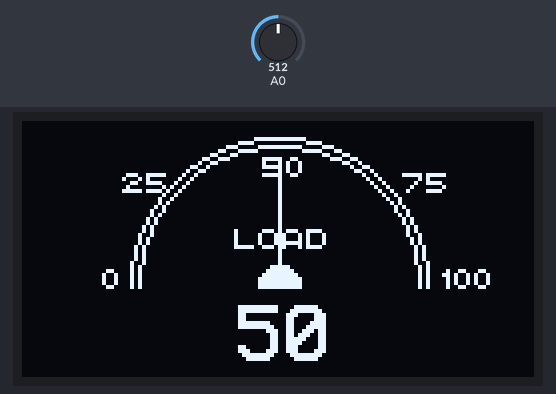
The sketch below on a simulated Arduino Uno, built with avr-gcc and run on an emulated ATmega328P. Shown: 128×64 one-colour display. The inputs (shaded band) are chosen by the test bench; at power-on: A0 = 512.

Above: at 1.2 s.
1.3 s: A0 set to 716
At 2.1 s:
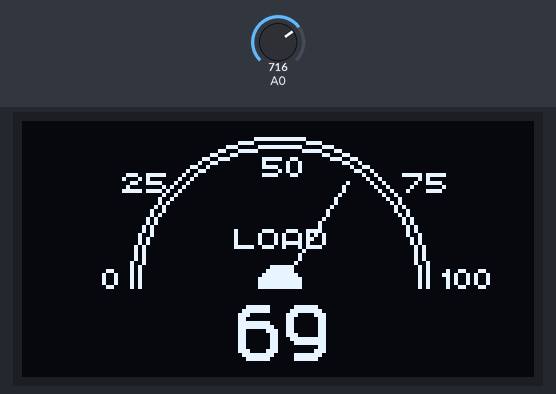
3.1 s: A0 set to 900
At 4.6 s:
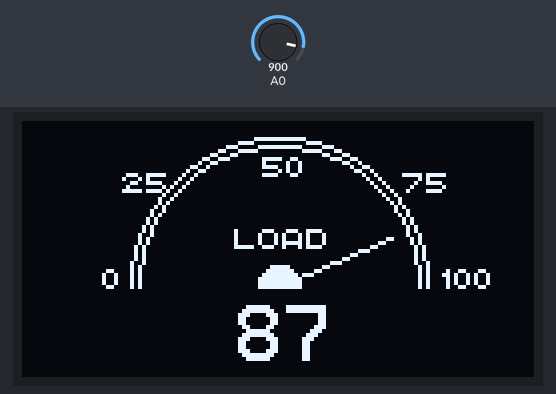
4.9 s: A0 set to 1023
At 6.3 s:
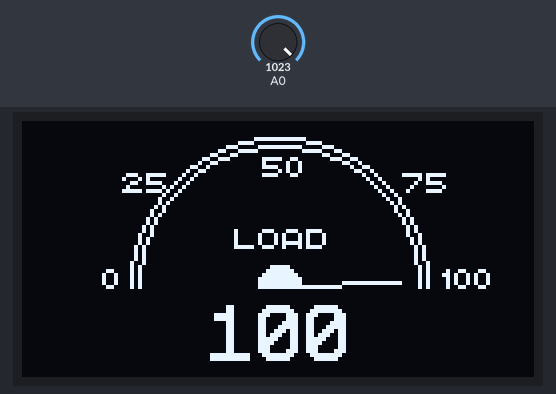
Timing chart, 0 to 7.9 s (numbered marks = the images above; inputs shaded):
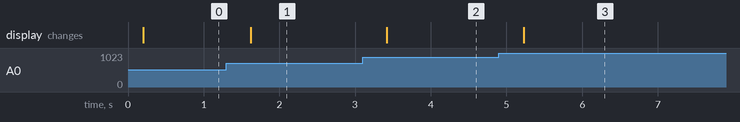

Measured:
- after the input at 1.3 s, the display: changes after 0.32 s (image 1)
- after the input at 3.1 s, the display: changes after 0.32 s (image 2)
- after the input at 4.9 s, the display: changes after 0.33 s (image 3)

The sketch:

code1.ino
```cpp
/*

 Analog gauge v1.02

 - Shows half circle gauge with scale labels

 - Shows digital value, 00 - 100 aligned

 - Shows gauge label

 21/12/2015 - Rudi Imbrechts

 http://arduinows.blogspot.com


*/

#include <U8glib.h>


U8GLIB_SSD1306_128X64 u8g(U8G_I2C_OPT_NONE|U8G_I2C_OPT_DEV_0); // SW SPI Com: SCK = 13, MOSI = 11, CS = 10, A0 = 9, Res = 12

                                                // For OLED display with SH1106 driver. If you use another display,

                                                // then please check the u8glib documentation and website at

                                                // https://github.com/olikraus/u8glib


int xmax=128;                                   // max length x-axis

int ymax=62;                                    // max length y-axis

int xcenter=xmax/2;                             // center of x-axis

int ycenter=ymax/2+10;                          // center of y-axis

int arc=ymax/2;

int angle=0;

char* label[] = {"LOAD","COOLANT","INTAKE", "VOLT"};    // some custom gauge labels

int labelXpos[] = {53, 45, 49, 53};                     // predefined x-position of a gauge label

#define potmeterPin A1                                  // simulate analogue value with potentiometer

int p, w, m,a=10;

u8g_uint_t xx=0;


// ------------------------------------------------- void gauge() ------------------------------------------

void gauge(uint8_t angle) {


  // draw border of the gauge

  u8g.drawCircle(xcenter,ycenter,arc+6, U8G_DRAW_UPPER_RIGHT);

  u8g.drawCircle(xcenter,ycenter,arc+4, U8G_DRAW_UPPER_RIGHT);

  u8g.drawCircle(xcenter,ycenter,arc+6, U8G_DRAW_UPPER_LEFT);

  u8g.drawCircle(xcenter,ycenter,arc+4, U8G_DRAW_UPPER_LEFT);


  // draw the needle

  float x1=sin(2*angle*2*3.14/360);              // needle position

  float y1=cos(2*angle*2*3.14/360);

  u8g.drawLine(xcenter, ycenter, xcenter+arc*x1, ycenter-arc*y1);

  u8g.drawDisc(xcenter, ycenter, 5, U8G_DRAW_UPPER_LEFT);

  u8g.drawDisc(xcenter, ycenter, 5, U8G_DRAW_UPPER_RIGHT);

  u8g.setFont(u8g_font_chikita);


  // show scale labels

  u8g.drawStr( 20, 42, "0");

  u8g.drawStr( 25, 18, "25");

  u8g.drawStr( 60, 14, "50");

  u8g.drawStr( 95, 18, "75");

  u8g.drawStr( 105, 42, "100");


  // show gauge label

  u8g.setPrintPos(labelXpos[0],32);

  u8g.print(label[0]);


  // show digital value and align its position

  u8g.setFont(u8g_font_profont22);

  u8g.setPrintPos(54,60);

  if (w<10){                                    // leading 0 when value less than 10

    u8g.print("0");

  }

  if (w>99) {                                   // position at 100%

    u8g.setPrintPos(47,60);

  }

  u8g.print(w);

}


// ------------------------------------------------- void setup() ------------------------------------------

void setup(void) {


  u8g.setFont(u8g_font_chikita);

  u8g.setColorIndex(0);                         // Instructs the display to draw with a pixel on.


  // assign default color value

  if ( u8g.getMode() == U8G_MODE_R3G3B2 ) {

    u8g.setColorIndex(255);                     // white

  }

  else if ( u8g.getMode() == U8G_MODE_GRAY2BIT ) {

    u8g.setColorIndex(3);                       // max intensity

  }

  else if ( u8g.getMode() == U8G_MODE_BW ) {

    u8g.setColorIndex(1);                       // pixel on

  }

  else if ( u8g.getMode() == U8G_MODE_HICOLOR ) {

    u8g.setHiColorByRGB(255,255,255);

  }

}


// ------------------------------------------------- void loop() ------------------------------------------


void loop(void) {


   p = analogRead(A0);


 w = map(p,0,1023,0,100);                      // map it between 0 and 100

 m = map(p,0,1023,0,90);                       // map needle movement


  // show needle and dial

  xx = m;                                      // 135 = zero position, 180 = just before middle, 0 = middle, 45 = max

  if (xx<45){                                   // positie correctie

    xx=xx+135;

  }

  else {

    xx=xx-45;

  }


  // picture loop

  {

    u8g.firstPage();

    do {

      gauge(xx);

    }

    while( u8g.nextPage() );

  }

}
```
